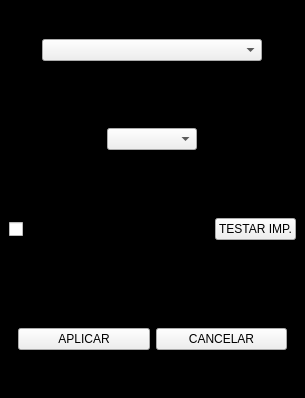
<?xml version="1.0" encoding="UTF-8"?>
<ui version="4.0">
 <class>MainWindow</class>
 <widget class="QMainWindow" name="MainWindow">
  <property name="geometry">
   <rect>
    <x>0</x>
    <y>0</y>
    <width>301</width>
    <height>398</height>
   </rect>
  </property>
  <property name="windowTitle">
   <string>MainWindow</string>
  </property>
  <property name="styleSheet">
   <string notr="true">#centralwidget {
	background-color: black;
}

#centralwidget #comboBox{
	background-color: #131314;
}


</string>
  </property>
  <widget class="QWidget" name="centralwidget">
   <layout class="QVBoxLayout" name="verticalLayout">
    <property name="spacing">
     <number>0</number>
    </property>
    <property name="leftMargin">
     <number>0</number>
    </property>
    <property name="topMargin">
     <number>0</number>
    </property>
    <property name="rightMargin">
     <number>0</number>
    </property>
    <property name="bottomMargin">
     <number>0</number>
    </property>
    <item>
     <widget class="QWidget" name="widget" native="true">
      <layout class="QVBoxLayout" name="verticalLayout_2">
       <property name="spacing">
        <number>0</number>
       </property>
       <property name="leftMargin">
        <number>0</number>
       </property>
       <property name="topMargin">
        <number>0</number>
       </property>
       <property name="rightMargin">
        <number>0</number>
       </property>
       <property name="bottomMargin">
        <number>0</number>
       </property>
       <item>
        <widget class="QWidget" name="widget_2" native="true">
         <property name="maximumSize">
          <size>
           <width>16777215</width>
           <height>100</height>
          </size>
         </property>
         <property name="layoutDirection">
          <enum>Qt::LayoutDirection::LeftToRight</enum>
         </property>
         <property name="styleSheet">
          <string notr="true"/>
         </property>
         <layout class="QGridLayout" name="gridLayout_2">
          <item row="0" column="0">
           <widget class="QComboBox" name="ListImpressoras">
            <property name="maximumSize">
             <size>
              <width>220</width>
              <height>16777215</height>
             </size>
            </property>
            <property name="styleSheet">
             <string notr="true"/>
            </property>
           </widget>
          </item>
         </layout>
        </widget>
       </item>
       <item>
        <widget class="QWidget" name="widget_4" native="true">
         <property name="styleSheet">
          <string notr="true"/>
         </property>
         <layout class="QVBoxLayout" name="verticalLayout_4">
          <property name="spacing">
           <number>0</number>
          </property>
          <property name="leftMargin">
           <number>0</number>
          </property>
          <property name="topMargin">
           <number>0</number>
          </property>
          <property name="rightMargin">
           <number>0</number>
          </property>
          <property name="bottomMargin">
           <number>0</number>
          </property>
          <item>
           <widget class="QWidget" name="widget_6" native="true">
            <layout class="QVBoxLayout" name="verticalLayout_6">
             <item>
              <widget class="QWidget" name="widget_3" native="true">
               <property name="maximumSize">
                <size>
                 <width>16777215</width>
                 <height>60</height>
                </size>
               </property>
               <layout class="QGridLayout" name="gridLayout">
                <item row="0" column="0">
                 <widget class="QComboBox" name="tamanho">
                  <property name="sizePolicy">
                   <sizepolicy hsizetype="Fixed" vsizetype="Fixed">
                    <horstretch>0</horstretch>
                    <verstretch>0</verstretch>
                   </sizepolicy>
                  </property>
                  <property name="maximumSize">
                   <size>
                    <width>90</width>
                    <height>16777215</height>
                   </size>
                  </property>
                 </widget>
                </item>
               </layout>
              </widget>
             </item>
             <item>
              <widget class="QWidget" name="widget_8" native="true">
               <layout class="QHBoxLayout" name="horizontalLayout_4">
                <property name="spacing">
                 <number>0</number>
                </property>
                <property name="leftMargin">
                 <number>0</number>
                </property>
                <property name="topMargin">
                 <number>0</number>
                </property>
                <property name="rightMargin">
                 <number>0</number>
                </property>
                <property name="bottomMargin">
                 <number>0</number>
                </property>
                <item>
                 <widget class="QCheckBox" name="checkBox">
                  <property name="text">
                   <string>Definir impressora como padrão!?</string>
                  </property>
                 </widget>
                </item>
                <item>
                 <widget class="QPushButton" name="TestarImp">
                  <property name="sizePolicy">
                   <sizepolicy hsizetype="Fixed" vsizetype="Fixed">
                    <horstretch>0</horstretch>
                    <verstretch>0</verstretch>
                   </sizepolicy>
                  </property>
                  <property name="maximumSize">
                   <size>
                    <width>16777215</width>
                    <height>16777215</height>
                   </size>
                  </property>
                  <property name="text">
                   <string>TESTAR IMP.</string>
                  </property>
                 </widget>
                </item>
               </layout>
              </widget>
             </item>
             <item>
              <widget class="QWidget" name="widget_7" native="true">
               <property name="maximumSize">
                <size>
                 <width>16777215</width>
                 <height>100</height>
                </size>
               </property>
               <layout class="QHBoxLayout" name="horizontalLayout">
                <item>
                 <widget class="QPushButton" name="AplicarAlteracoes">
                  <property name="text">
                   <string>APLICAR</string>
                  </property>
                 </widget>
                </item>
                <item>
                 <widget class="QPushButton" name="Cancelar">
                  <property name="text">
                   <string>CANCELAR</string>
                  </property>
                 </widget>
                </item>
               </layout>
              </widget>
             </item>
            </layout>
           </widget>
          </item>
         </layout>
        </widget>
       </item>
      </layout>
     </widget>
    </item>
   </layout>
  </widget>
 </widget>
 <resources/>
 <connections/>
</ui>
